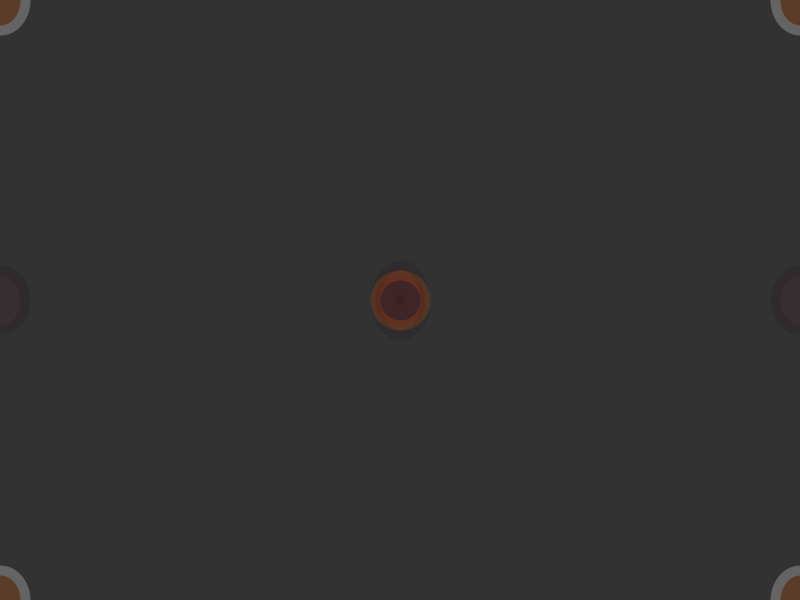
Frame 1 (no input)
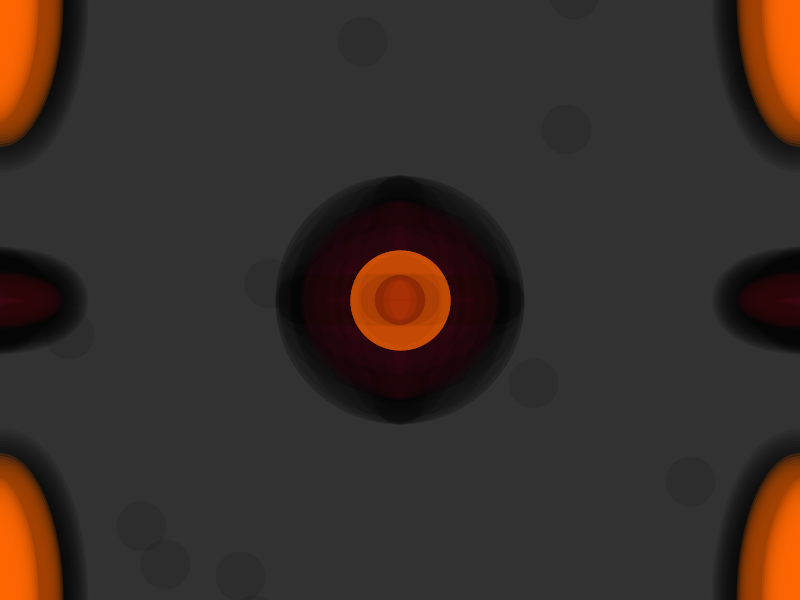
Frame 60 (the mouse pressed at the canvas centre just before this capture)
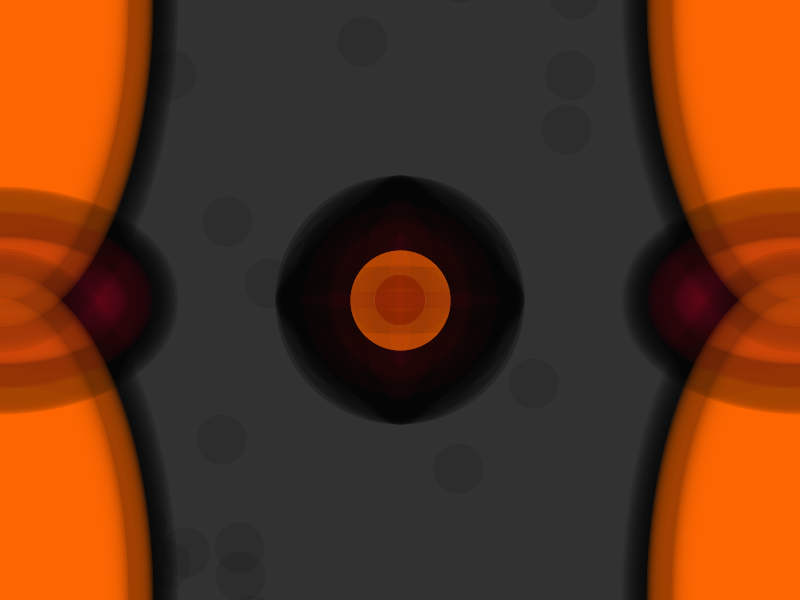
Frame 120 (the mouse held since frame 60 and released just before this capture)

The Processing sketch that drew these frames (run headless with seeded random() and noise(); from frame 60 on, the mouse is pressed at the canvas centre):

// Processing sketch: processing_65162
// ── processing_65162.pde

float a , b ,c , d , ab , ba , aa, bb;{
a = 50;
b = 60;
c= 50;
d= 60;
ab= 50;
ba= 70;
aa= 300;
bb= 400;
}

void setup (){
  
size (800, 600);
background (50,50,50);
stroke (100,100,100);
strokeWeight (10);
smooth ();
}

void draw (){
fill (255,100,0,50);
ellipse (0,0,a,b);
ellipse (800,0,a,b);
ellipse (0,600,a,b);
ellipse (800,600,a,b);
fill(100,100,0,0);
stroke (50,80,97);
fill(100,2,0,50);
stroke (255,100,0,50);
ellipse (400,300,50,50);
noStroke();
fill(97,5,20,20);
stroke(0,0,0,25);
ellipse (0,300,c,d);
ellipse (800,300,c,d);
ellipse (400,300,ab,ba);
fill (0,0,0,0);
point (bb,aa);
strokeWeight (50);
a= a-3;
b= b-6;
c= c-3;
d= d-2;

ab= 100 + 100*sin(ab);
ba= 100 + 100*cos(ba);
aa= 300 + 400*cos(aa);
bb= 300 + 800*sin(bb);

}
